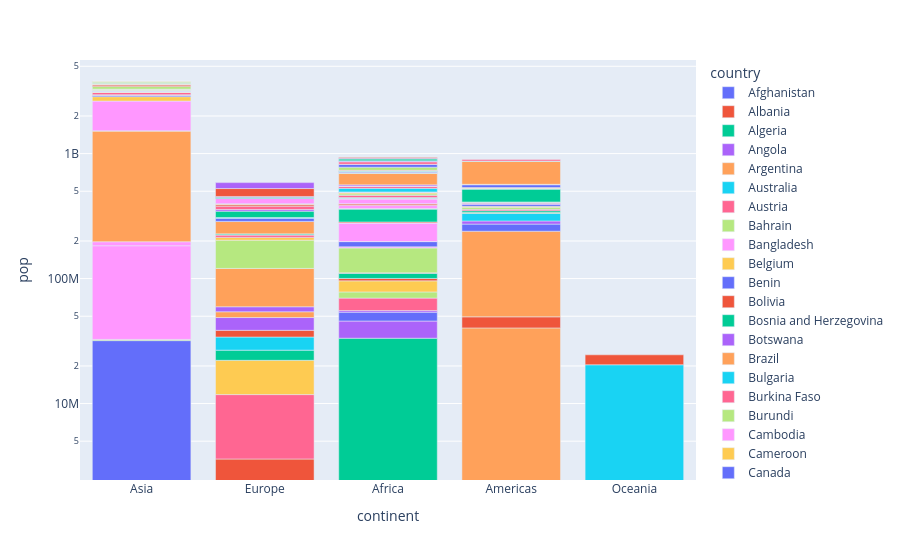

The notebook cell this image was saved under:
### Markdown cell above
# stacked bar chart

### Code cell
# pop contribution per country to a continents pop stacked for a particular year(2007)
temp_df = gap[gap['year'] == 2007]
px.bar(temp_df, x='continent', y='pop', color='country',log_y=True)
